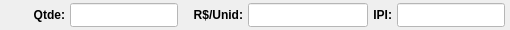
              <widget class="QWidget" name="widget_31" native="true">
               <property name="minimumSize">
                <size>
                 <width>0</width>
                 <height>30</height>
                </size>
               </property>
               <property name="maximumSize">
                <size>
                 <width>16777215</width>
                 <height>30</height>
                </size>
               </property>
               <property name="styleSheet">
                <string notr="true"/>
               </property>
               <layout class="QHBoxLayout" name="horizontalLayout_29">
                <property name="spacing">
                 <number>5</number>
                </property>
                <property name="leftMargin">
                 <number>5</number>
                </property>
                <property name="topMargin">
                 <number>3</number>
                </property>
                <property name="rightMargin">
                 <number>5</number>
                </property>
                <property name="bottomMargin">
                 <number>3</number>
                </property>
                <item>
                 <widget class="QLabel" name="label_41">
                  <property name="minimumSize">
                   <size>
                    <width>60</width>
                    <height>0</height>
                   </size>
                  </property>
                  <property name="maximumSize">
                   <size>
                    <width>60</width>
                    <height>16777215</height>
                   </size>
                  </property>
                  <property name="font">
                   <font>
                    <pointsize>9</pointsize>
                    <weight>75</weight>
                    <bold>true</bold>
                   </font>
                  </property>
                  <property name="text">
                   <string>Qtde:</string>
                  </property>
                  <property name="alignment">
                   <set>Qt::AlignRight|Qt::AlignTrailing|Qt::AlignVCenter</set>
                  </property>
                 </widget>
                </item>
                <item>
                 <widget class="QLineEdit" name="line_Qtde">
                  <property name="sizePolicy">
                   <sizepolicy hsizetype="Preferred" vsizetype="Preferred">
                    <horstretch>0</horstretch>
                    <verstretch>0</verstretch>
                   </sizepolicy>
                  </property>
                  <property name="minimumSize">
                   <size>
                    <width>0</width>
                    <height>0</height>
                   </size>
                  </property>
                  <property name="maximumSize">
                   <size>
                    <width>16777215</width>
                    <height>16777215</height>
                   </size>
                  </property>
                  <property name="font">
                   <font>
                    <pointsize>9</pointsize>
                   </font>
                  </property>
                  <property name="cursor">
                   <cursorShape>IBeamCursor</cursorShape>
                  </property>
                  <property name="styleSheet">
                   <string notr="true">background-color: rgb(255, 255, 255);</string>
                  </property>
                  <property name="inputMask">
                   <string/>
                  </property>
                  <property name="text">
                   <string/>
                  </property>
                  <property name="frame">
                   <bool>true</bool>
                  </property>
                  <property name="echoMode">
                   <enum>QLineEdit::Normal</enum>
                  </property>
                  <property name="alignment">
                   <set>Qt::AlignCenter</set>
                  </property>
                 </widget>
                </item>
                <item>
                 <widget class="QLabel" name="label_42">
                  <property name="minimumSize">
                   <size>
                    <width>60</width>
                    <height>0</height>
                   </size>
                  </property>
                  <property name="maximumSize">
                   <size>
                    <width>60</width>
                    <height>16777215</height>
                   </size>
                  </property>
                  <property name="font">
                   <font>
                    <pointsize>9</pointsize>
                    <weight>75</weight>
                    <bold>true</bold>
                   </font>
                  </property>
                  <property name="text">
                   <string>R$/Unid:</string>
                  </property>
                  <property name="alignment">
                   <set>Qt::AlignRight|Qt::AlignTrailing|Qt::AlignVCenter</set>
                  </property>
                 </widget>
                </item>
                <item>
                 <widget class="QLineEdit" name="line_Unit">
                  <property name="sizePolicy">
                   <sizepolicy hsizetype="Preferred" vsizetype="Preferred">
                    <horstretch>0</horstretch>
                    <verstretch>0</verstretch>
                   </sizepolicy>
                  </property>
                  <property name="minimumSize">
                   <size>
                    <width>120</width>
                    <height>0</height>
                   </size>
                  </property>
                  <property name="maximumSize">
                   <size>
                    <width>16777215</width>
                    <height>16777215</height>
                   </size>
                  </property>
                  <property name="font">
                   <font>
                    <pointsize>9</pointsize>
                   </font>
                  </property>
                  <property name="cursor">
                   <cursorShape>IBeamCursor</cursorShape>
                  </property>
                  <property name="styleSheet">
                   <string notr="true">background-color: rgb(255, 255, 255);</string>
                  </property>
                  <property name="inputMask">
                   <string/>
                  </property>
                  <property name="text">
                   <string/>
                  </property>
                  <property name="maxLength">
                   <number>30</number>
                  </property>
                  <property name="frame">
                   <bool>true</bool>
                  </property>
                  <property name="echoMode">
                   <enum>QLineEdit::Normal</enum>
                  </property>
                  <property name="alignment">
                   <set>Qt::AlignCenter</set>
                  </property>
                 </widget>
                </item>
                <item>
                 <widget class="QLabel" name="label_65">
                  <property name="minimumSize">
                   <size>
                    <width>0</width>
                    <height>0</height>
                   </size>
                  </property>
                  <property name="maximumSize">
                   <size>
                    <width>40</width>
                    <height>16777215</height>
                   </size>
                  </property>
                  <property name="font">
                   <font>
                    <pointsize>9</pointsize>
                    <weight>75</weight>
                    <bold>true</bold>
                   </font>
                  </property>
                  <property name="text">
                   <string>IPI:</string>
                  </property>
                  <property name="alignment">
                   <set>Qt::AlignRight|Qt::AlignTrailing|Qt::AlignVCenter</set>
                  </property>
                 </widget>
                </item>
                <item>
                 <widget class="QLineEdit" name="line_Ipi">
                  <property name="sizePolicy">
                   <sizepolicy hsizetype="Preferred" vsizetype="Preferred">
                    <horstretch>0</horstretch>
                    <verstretch>0</verstretch>
                   </sizepolicy>
                  </property>
                  <property name="minimumSize">
                   <size>
                    <width>55</width>
                    <height>0</height>
                   </size>
                  </property>
                  <property name="maximumSize">
                   <size>
                    <width>16777215</width>
                    <height>16777215</height>
                   </size>
                  </property>
                  <property name="styleSheet">
                   <string notr="true">background-color: rgb(255, 255, 255);</string>
                  </property>
                  <property name="alignment">
                   <set>Qt::AlignCenter</set>
                  </property>
                 </widget>
                </item>
               </layout>
              </widget>
